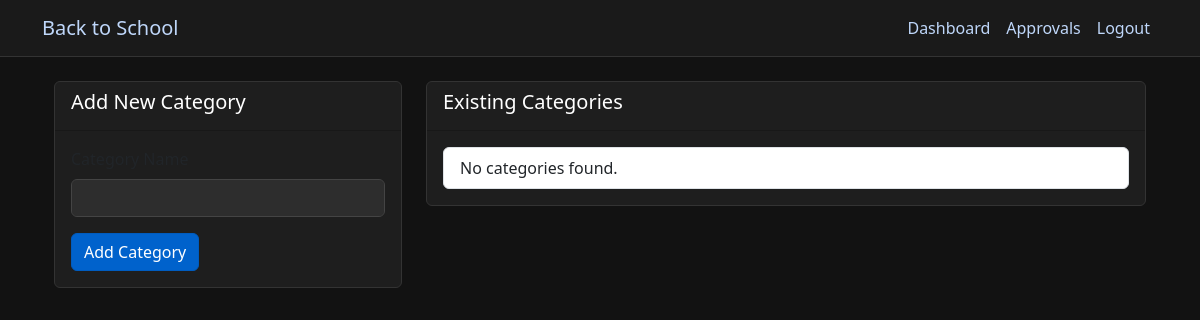
The app's page /admin/categories (signed in), older data.
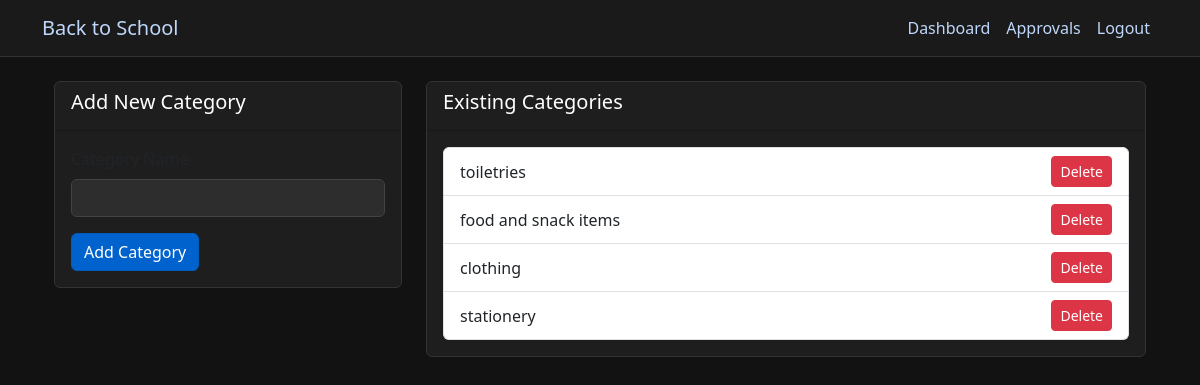
The same page, newer data.
### app.py (models this page shows)
class ProductCategory(db.Model):
    id = db.Column(db.Integer, primary_key=True)
    name = db.Column(db.String(50), unique=True, nullable=False)

### app.py (the view, shortened to what this page needs)
@app.route('/admin/categories', methods=['GET', 'POST'])
@role_required(['app_admin'])
def manage_categories():
    categories = ProductCategory.query.all()
    return render_template('admin/manage_categories.html', categories=categories)

### app.py (called while the page is built)
def role_required(roles):
    def decorator(f):
        @wraps(f)
        def decorated_function(*args, **kwargs):
            if 'user_id' not in session:
                flash('Please log in to access this page', 'error')
                return redirect(url_for('login'))
            if session['role'] not in roles:
                flash('You do not have permission to access this page', 'error')
                return redirect(url_for('dashboard'))
            return f(*args, **kwargs)
        return decorated_function
    return decorator

@app.context_processor
def inject_current_user():
    if 'user_id' in session:
        user = db.session.get(User, session['user_id'])
        return {'current_user': user}
    return {'current_user': None}

@app.context_processor
def inject_cart_item_count():
    if 'user_id' in session and session['role'] in ['parent', 'student']:
        user = db.session.get(User, session['user_id'])
        cart = user.carts[0] if user.carts else None
        if cart and cart.items:
            return {'cart_item_count': len(cart.items)}
    return {'cart_item_count': 0}

### templates/admin/manage_categories.html
{% extends "base.html" %}
{% block content %}
<div class="container">
    <div class="row">
        <div class="col-md-4">
            <div class="card">
                <div class="card-header">
                    <h5>Add New Category</h5>
                </div>
                <div class="card-body">
                    <form method="POST" action="{{ url_for('manage_categories') }}">
                        <div class="mb-3">
                            <label for="name" class="form-label">Category Name</label>
                            <input type="text" class="form-control" id="name" name="name" required>
                        </div>
                        <button type="submit" class="btn btn-primary">Add Category</button>
                    </form>
                </div>
            </div>
        </div>
        <div class="col-md-8">
            <div class="card">
                <div class="card-header">
                    <h5>Existing Categories</h5>
                </div>
                <div class="card-body">
                    <ul class="list-group">
                        {% for category in categories %}
                        <li class="list-group-item d-flex justify-content-between align-items-center">
                            {{ category.name }}
                            <form action="{{ url_for('delete_category', cat_id=category.id) }}" method="POST" onsubmit="return confirm('Are you sure you want to delete this category?');">
                                <button type="submit" class="btn btn-danger btn-sm">Delete</button>
                            </form>
                        </li>
                        {% else %}
                        <li class="list-group-item">No categories found.</li>
                        {% endfor %}
                    </ul>
                </div>
            </div>
        </div>
    </div>
</div>
{% endblock %}

Row changes from the older to the newer data that the page shows:
added ProductCategory: name "toiletries"
added ProductCategory: name "food and snack items"
added ProductCategory: name "clothing"
added ProductCategory: name "stationery"
Text that changed along with them:
text no longer shown: "No categories found."
